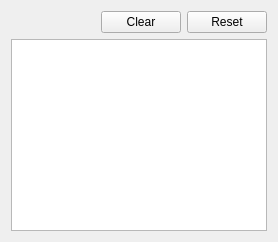
          <widget class="QWidget" name="crawlerSpiderPendingResponsesTab">
           <attribute name="title">
            <string>Spider Pending Responses</string>
           </attribute>
           <layout class="QVBoxLayout" name="verticalLayout_51">
            <item>
             <layout class="QHBoxLayout" name="horizontalLayout_25">
              <item>
               <spacer name="horizontalSpacer_14">
                <property name="orientation">
                 <enum>Qt::Horizontal</enum>
                </property>
                <property name="sizeHint" stdset="0">
                 <size>
                  <width>40</width>
                  <height>20</height>
                 </size>
                </property>
               </spacer>
              </item>
              <item>
               <widget class="QPushButton" name="crawlerSpiderPendingResponsesClearButton">
                <property name="text">
                 <string>Clear</string>
                </property>
               </widget>
              </item>
              <item>
               <widget class="QPushButton" name="crawlerSpiderPendingResponsesResetButton">
                <property name="text">
                 <string>Reset</string>
                </property>
               </widget>
              </item>
             </layout>
            </item>
            <item>
             <widget class="QTreeView" name="crawlerSpiderPendingResponsesTreeView"/>
            </item>
           </layout>
          </widget>
